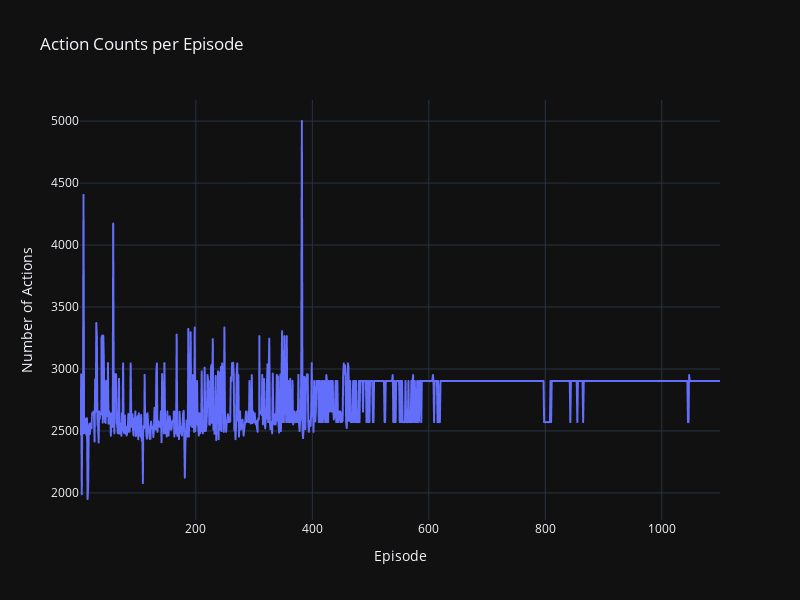

Notebook cell for this chart:
### Code cell
# Total number of actions per episode
# Create a line chart with one line for each action
fig = px.line(actions_per_episode_sum, 
              x=actions_per_episode_sum['episode'], 
              y=actions_per_episode_sum['action_count'],
              labels={'value': 'Action Count', 'episode': 'Episode'},
              title='Action Counts per Episode')

# Update the layout for better visibility
fig.update_layout(
    yaxis_title='Number of Actions',
    xaxis_title='Episode',
    legend_title_text='Sum of Actions',
    hovermode="x unified", 
    width=800, 
    height=600
)

fig.show()

### Figure 1 — Plotly figure (JSON) as saved in the notebook; plotly's stock layout.template omitted (floating-point values rounded to 4 significant figures; data arrays with more than 128 entries replaced by an {"elided": "..."} marker saying what was removed)
{"data": [{"hovertemplate": "Episode=%{x}<br>action_count=%{y}<extra></extra>", "legendgroup": "", "line": {"color": "#636efa", "dash": "solid"}, "marker": {"symbol": "circle"}, "mode": "lines", "name": "", "showlegend": false, "x": {"elided": "1100 int values"}, "xaxis": "x", "y": {"elided": "1100 int values"}, "yaxis": "y", "type": "scattergl"}], "layout": {"xaxis": {"anchor": "y", "domain": [0.0, 1.0], "title": {"text": "Episode"}}, "yaxis": {"anchor": "x", "domain": [0.0, 1.0], "title": {"text": "Number of Actions"}}, "legend": {"tracegroupgap": 0, "title": {"text": "Sum of Actions"}}, "title": {"text": "Action Counts per Episode"}, "hovermode": "x unified", "width": 800, "height": 600}}
